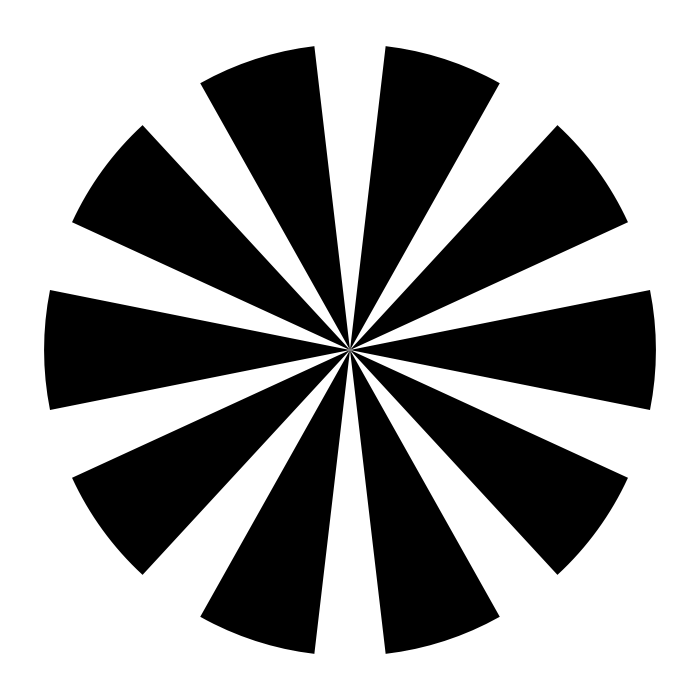
Frame 1 (no input)
Frame 60 (the mouse pressed at the canvas centre just before this capture): identical to frame 1, image omitted
Frame 120 (the mouse held since frame 60 and released just before this capture): identical to frame 1, image omitted

The Processing sketch that drew this single still picture (run headless with seeded random() and noise(); from frame 60 on, the mouse is pressed at the canvas centre):

// Processing sketch: processing_98108
// ── processing_98108.pde

int spin = 0;
int speed = 0;
int fps = 60;
boolean doWork = true;
int s = 40;

int opposite;
int adjacent;
float hypotenuse;

int heightToWidth;

float theta;

float diameter;

int blades = 10;

void keyReleased(){
  doWork = true;
}

void setup(){
size(700,700);
}

void draw(){
background(255);
  
//pushMatrix();
translate(350,350);
rotate(radians(spin));

frameRate(fps);

////the below code draws a circle to demonstrate that the arcs on the spinner are in fact a part of a circle
//fill(100);
//ellipse(0,0,2*(sqrt((100*100)+(300*300))),2*(sqrt((100*100)+(300*300))));

adjacent = 300;
heightToWidth = blades/2;
opposite = adjacent/heightToWidth;
hypotenuse = sqrt(sq(opposite)+sq(adjacent));
theta = asin(opposite/hypotenuse);
diameter = hypotenuse * 2;

for(int i = 1; i <= blades; i++){
fill(0);
noStroke();
arc(0,0,diameter,diameter,radians((360/blades)*i) - theta, radians((360/blades)*i) + theta);
//arc(0,0,diameter,diameter,radians(090) - theta, radians(090) + theta);
//arc(0,0,diameter,diameter,radians(180) - theta, radians(180) + theta);
//arc(0,0,diameter,diameter,radians(270) - theta, radians(270) + theta);
}

spin = spin + speed;
//println(frameRate);


if (keyPressed == true && doWork == true){
  if(keyCode == 39){
    speed ++;
    doWork = false;
  }
  if(keyCode == 37){
    speed --;
    doWork = false;
  }
    if(keyCode == 38){
    fps ++;
    doWork = false;
  }  
  if(keyCode == 40){
    fps --;
    doWork = false;
  }
  if(key == '+'){
    s ++;
    doWork = false;
  }  
  if(key == '-'){
    s --;
    doWork = false;
  }
  if(key == 'm'){
    blades ++;
    doWork = false;
  }
  if(key == 'l'){
    blades --;
    doWork = false;
  }
}

//fill(0,255,0);
//ellipse(0,-275,s,s);
//ellipse(0,-187.5,s,s);
//ellipse(0,-100,s,s);
//
//ellipse(0,275,s,s);
//ellipse(0,187.5,s,s);
//ellipse(0,100,s,s);
////
//ellipse(-275,0,s,s);
//ellipse(-187.5,0,s,s);
//ellipse(-100,0,s,s);
//
//ellipse(275,0,s,s);
//ellipse(187.5,0,s,s);
//ellipse(100,0,s,s);

}
